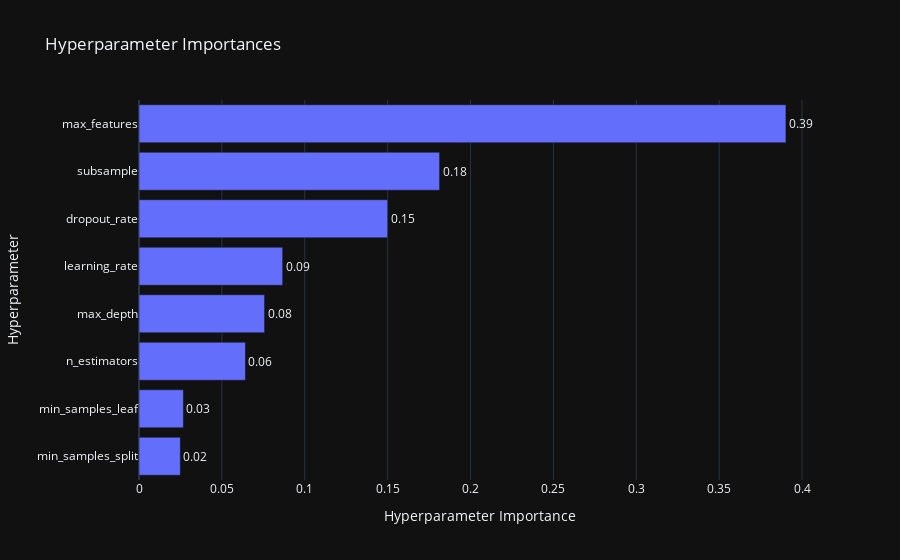

Notebook code for this chart:
### Code cell
plot_param_importances(study)

### Figure 1 — Plotly figure (JSON) as saved in the notebook; plotly's stock layout.template omitted (floating-point values rounded to 4 significant figures)
{"data": [{"cliponaxis": false, "hovertemplate": ["min_samples_split (IntDistribution): 0.024935532079528616<extra></extra>", "min_samples_leaf (IntDistribution): 0.02677377154535566<extra></extra>", "n_estimators (IntDistribution): 0.06421538093301027<extra></extra>", "max_depth (IntDistribution): 0.07575667628569156<extra></extra>", "learning_rate (FloatDistribution): 0.08668549932157503<extra></extra>", "dropout_rate (FloatDistribution): 0.1500255803292155<extra></extra>", "subsample (FloatDistribution): 0.18132882686234297<extra></extra>", "max_features (CategoricalDistribution): 0.3902787326432803<extra></extra>"], "name": "Objective Value", "orientation": "h", "text": ["0.02", "0.03", "0.06", "0.08", "0.09", "0.15", "0.18", "0.39"], "textposition": "outside", "x": [0.02494, 0.02677, 0.06422, 0.07576, 0.08669, 0.15, 0.1813, 0.3903], "y": ["min_samples_split", "min_samples_leaf", "n_estimators", "max_depth", "learning_rate", "dropout_rate", "subsample", "max_features"], "type": "bar"}], "layout": {"title": {"text": "Hyperparameter Importances"}, "xaxis": {"title": {"text": "Hyperparameter Importance"}}, "yaxis": {"title": {"text": "Hyperparameter"}}}}
